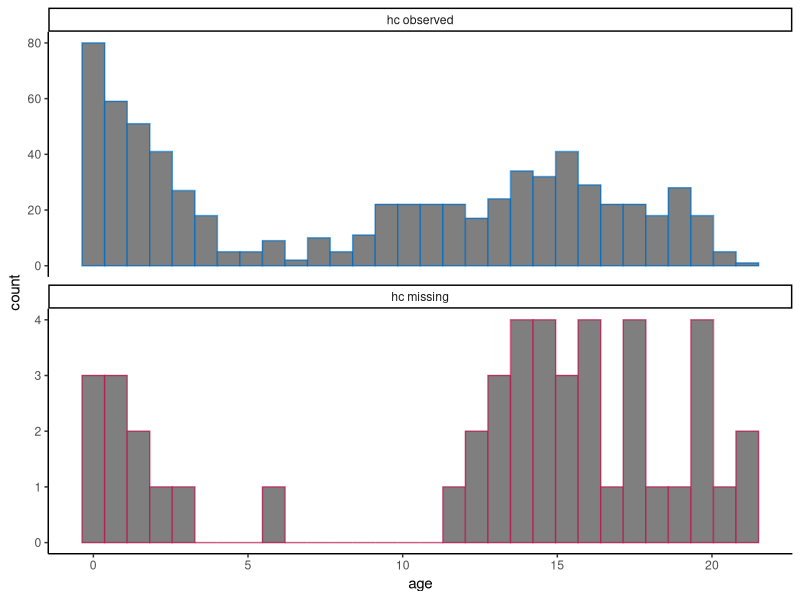
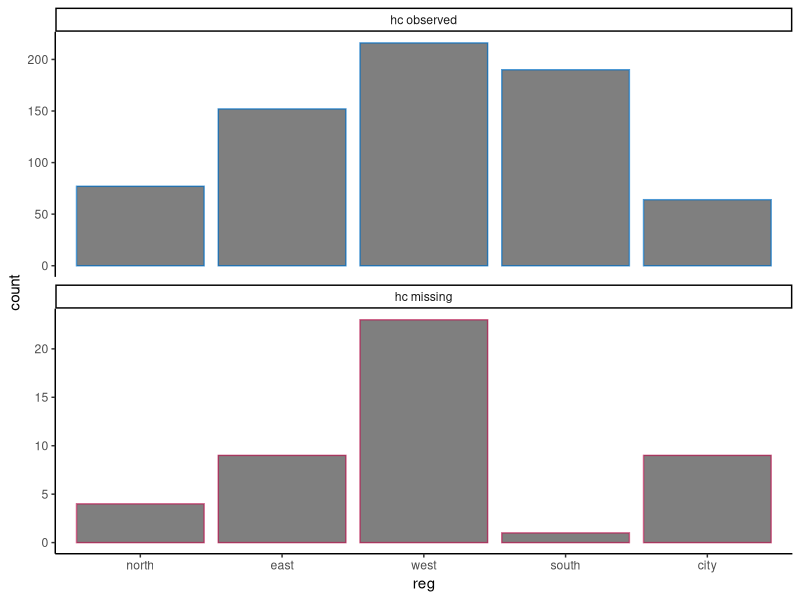
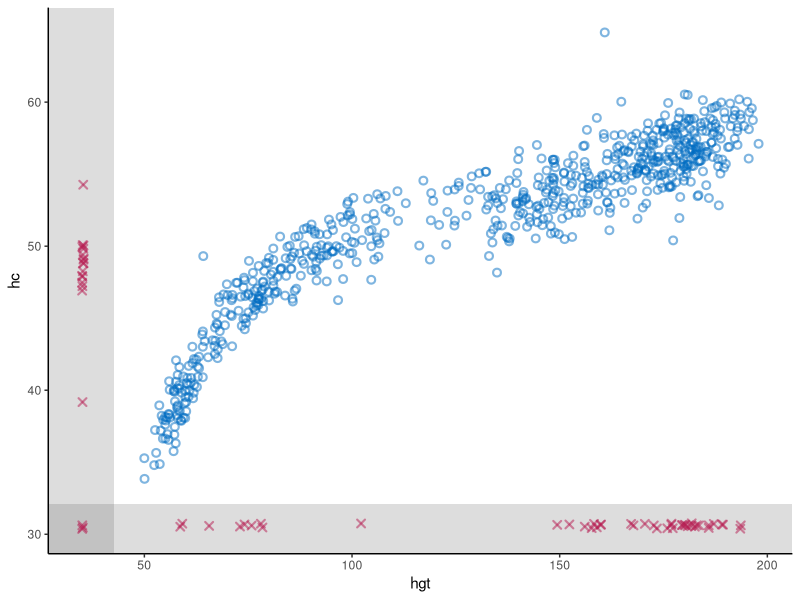
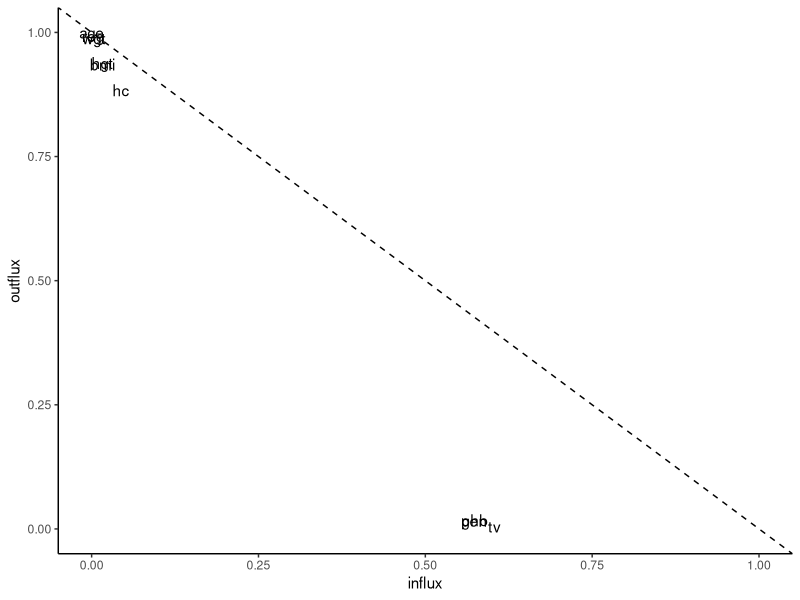

These charts were generated, in order, by the following R code: (Note: this script raises an error after producing the figures.)
## ---- chunk 1
knitr::opts_chunk$set(
  collapse = TRUE,
  comment = "#>"
)
## ---- chunk 2
# set-up environment
# library(shinymice)
library(tidyverse)
`%nin%` <- Negate(`%in%`)

# example dataset
dat <- mice::boys
# example mids object
imp <- mice::mice(dat, printFlag = FALSE)

# define mice theme
theme_mice <- function() {
  # move this outside of the function to unnecessary avoid re-running
  ggplot2::update_geom_defaults("point", list(
    shape = 21,
    size = 1.9,
    stroke = 1.1,
    alpha = 0.5
  ))
  ggplot2::update_geom_defaults("boxplot", list(
    size = 1
  ))
  ggplot2::update_geom_defaults("line", list(
    size = 1
  ))
  # the actual theme settings
  theme <- list(
    ggplot2::theme_classic(),
    ggplot2::theme(legend.position = "bottom"),
    ggplot2::scale_color_manual(
      values = c(
        "Observed" = mice:::mdc(1),
        "Missing" = mice:::mdc(2),
        "Imputed" = mice:::mdc(2)
      )
    ),
    ggplot2::scale_fill_manual(
      values = c(
        "Observed" = mice:::mdc(1),
        "Missing" = mice:::mdc(2),
        "Imputed" = mice:::mdc(2)
      )
    )
  )
  return(theme)
}
## ---- chunk 3
# histogram/density plot
# plot_conditional <- function(dat, x, z) {
#   if (is.numeric(dat[[x]])) {
#     geom <- ggplot2::geom_density(ggplot2::aes(x = .data[[x]], y = ..count.., color = conditional))
#   } else {
#     geom <-
#       ggplot2::geom_bar(
#         ggplot2::aes(x = .data[[x]], color = conditional),
#         position = ggplot2::position_dodge(),
#         fill = "white"
#       )
#   }
#   dat %>%
#     dplyr::mutate(conditional = factor(
#       is.na(.data[[z]]),
#       levels = c(TRUE, FALSE),
#       labels = c("Missing", "Observed")
#     )) %>%
#     ggplot2::remove_missing(., vars = x) %>%
#     ggplot2::ggplot() +
#     geom +
#     theme_mice() +
#     ggplot2::labs(color = paste(z)) +
#     theme(legend.position = "top")
# }

plot_conditional <- function(dat, x, z) {
  # define graphing elements to add to plot
  if (is.numeric(dat[[x]])) { # for continuous variables
    geom <-
      ggplot2::geom_histogram()
  } else { # for categorical variables
    geom <-
      ggplot2::geom_bar()
  }
  
  # preprocess the data
  dat[!is.na(dat[[x]]), ] %>%
    dplyr::mutate(conditional = factor(
      is.na(.data[[z]]),
      levels = c(FALSE, TRUE),
      labels = c("Observed", "Missing")
    )) %>%
    # plot
    ggplot2::ggplot(ggplot2::aes(
        x = .data[[x]],
        color = conditional,
        fill = "white"
      )) +
    geom +
    # split by conditional variable
    ggplot2::facet_wrap(
      ~ conditional,
      ncol = 1,
      scales = "free_y",
      labeller = ggplot2::labeller(conditional = c(
        paste(z, "observed"), paste(z, "missing")
      ) %>% setNames(c(
        "Observed", "Missing"
      )))
    ) +
    # style
    theme_mice() +
    theme(legend.position = "none")
}

plot_conditional(dat, x = "age", z = "hc")
plot_conditional(dat, x = "reg", z = "hc")
## ---- chunk 4
# scatterplot
plot_bivariate <- function(dat, x, y) {
  # define graphing elements to add to plot later
  # set NA value and scale for variable x
  if (is.numeric(dat[[x]])) {
    NA_x <-
      min(dat[[x]], na.rm = TRUE) - .1 * diff(range(dat[[x]], na.rm = TRUE))
    shade_x <-
      min(dat[[x]], na.rm = TRUE) - .05 * diff(range(dat[[x]], na.rm = TRUE))
    scale_x <- NULL
  } else {
    NA_x <- "NA"
    shade_x <- 1.5
    scale_x <-
      ggplot2::scale_x_discrete(limits = c("NA", levels(dat[[x]])))
  }
  
  # set NA value and scale for variable y
  if (is.numeric(dat[[y]])) {
    NA_y <-
      min(dat[[y]], na.rm = TRUE) - .1 * diff(range(dat[[y]], na.rm = TRUE))
    shade_y <-
      min(dat[[y]], na.rm = TRUE) - .05 * diff(range(dat[[y]], na.rm = TRUE))
    scale_y <- NULL
  } else {
    NA_y <- "NA"
    shade_y <- 1.5
    scale_y <-
      ggplot2::scale_y_discrete(limits = c("NA", levels(dat[[y]])))
  }
  
  # add geom for NAs in the x space
  if (any(is.na(dat[[x]]))) {
    geom_x <- ggplot2::geom_point(
      position = ggplot2::position_jitter(width = 0.2, height = 0.2),
      color = mice:::mdc(2),
      shape = 4,
      mapping = ggplot2::aes(x = NA_x, y = .data[[y]]),
      data = dat[is.na(dat[[x]]),]
    )
  } else {
    geom_x <- NULL
  }
  
  # add geom for NAs in the y space
  if (any(is.na(dat[[y]]))) {
    geom_y <- ggplot2::geom_point(
      position = ggplot2::position_jitter(width = 0.2, height = 0.2),
      color = mice:::mdc(2),
      shape = 4,
      mapping = ggplot2::aes(x = .data[[x]], y = NA_y),
      data = dat[is.na(dat[[y]]),]
    )
  } else{
    geom_y <- NULL
  }
  
  # add geom for NAs in the x-y space
  if (any(is.na(dat[[x]]) & is.na(dat[[y]]))) {
    geom_xy <- ggplot2::geom_point(
      position = ggplot2::position_jitter(width = 0.2, height = 0.2),
      color = mice:::mdc(2),
      shape = 4,
      mapping = ggplot2::aes(x = NA_x, y = NA_y),
      data = dat[is.na(dat[[x]]) & is.na(dat[[y]]),]
    )
  } else{
    geom_xy <- NULL
  }
  
  # plot
  p <- dat %>% ggplot2::ggplot() +
    # plot observed datapoints in x-y space
    ggplot2::geom_point(
      ggplot2::aes(x = .data[[x]], y = .data[[y]]),
      position = ggplot2::position_jitter(width = 0.2, height = 0.2),
      color = mice::mdc(1)
    ) +
    # add area for NAs in the x space
    ggplot2::annotate(
      "rect",
      xmin = -Inf,
      xmax = shade_x,
      ymin = -Inf,
      ymax = Inf,
      alpha = 0.2
    ) +
    # add area for NAs in the y space
    ggplot2::annotate(
      "rect",
      xmin = -Inf,
      xmax = Inf,
      ymin = -Inf,
      ymax = shade_y,
      alpha = 0.2
    ) +
    # add NAs 
    geom_x +
    geom_y +
    geom_xy +
    # style graph
    theme_mice() +
    scale_x +
    scale_y 
  
  # output
  return(p)
}

# test
p <- plot_bivariate(dat, x = "reg", y = "hc")
plot_bivariate(dat, x = "hgt", y = "hc") 
## ---- chunk 5
# md pattern

## ---- chunk 6
# plot in- and outflux of incomplete data
plot_flux <- function(dat){
  flx <- mice::flux(dat)
  p <- flx %>% ggplot2::ggplot() +
    ggplot2::geom_text(
      ggplot2::aes(x = influx, y = outflux, label = rownames(flx))
    ) +
    geom_abline(intercept = 1, slope = -1, linetype = "dashed") +
    lims(x = c(0,1), y = c(0,1)) +
    theme_classic()
  return(p)
}
plot_flux(dat)
## ---- chunk 7

# make chain means and variances tidy
preprocess_thetas <- function(imp) {
  d <- imp$chainMean %>%
    dplyr::na_if(., "NaN") %>%
    as.data.frame() %>%
    dplyr::mutate(var = row.names(.), theta = "Chain means") %>%
    rbind(
      .,
      imp$chainVar %>%
        sqrt() %>%
        as.data.frame(.) %>%
        dplyr::mutate(var = row.names(.), theta = "Chain standard deviations")
    ) %>%
    tidyr::pivot_longer(-c(var, theta)) %>%
    cbind(.it = as.integer(1:imp$iteration),
          .imp = as.factor(rep(1:imp$m, each = imp$iteration)))
  return(d)
}
# test
trace_dat <- preprocess_thetas(imp)

trace_one_variable <- function(d, x) {
  # plot one variable
  p <- d[d$var == x,] %>%
    ggplot2::ggplot() +
    ggplot2::geom_line(ggplot2::aes(x = .it, y = value, color = .imp)) +
    ggplot2::facet_wrap( ~ theta, scales = "free", ncol = 2) +
    ggplot2::theme_classic() +
    ggplot2::theme(
      strip.background = element_rect(colour = "white"),
      strip.text = element_text(face = "bold", size = 11)
    ) +
    ggplot2::labs(x = "Iteration",
                  y = paste0("Variable: '", x, "'"),
                  color = "Imputation")
  # show message to user when variable is completely observed
  if (all(is.na(p$data$value))) {
    p <-
      p + ggplot2::geom_text(ggplot2::aes(
        x = median(as.numeric(d$.imp)),
        y = 0,
        label = "No \n imputations \n to show"
      ),
      color = "grey")
  }
  return(p)
}
#test
trace_one_variable(trace_dat, x = "hgt")
trace_one_variable(trace_dat, x = "age")
## ---- chunk 8
# preprocess
prepare_plotting <- function(mids, x, y = NULL) {
  # preprocess incomplete data
  d <-
    mids$data %>%
    dplyr::mutate(.id = rownames(.)) %>%
    .[c(x, y, ".id")] %>%
    cbind(.imp = 0)
  
  # preprocess imputations
  imps <- mids$imp[[x]] %>%
    dplyr::mutate(.id = row.names(.)) %>%
    tidyr::pivot_longer(
      cols = 1:mids$m,
      names_to = ".imp",
      values_to = x,
      names_transform = list(.imp = as.numeric)
    ) 
  
  # combine incomplete and imputed data
    cd <- d %>%
      dplyr::bind_rows(., imps) %>%
      dplyr::mutate(imputed = ifelse(.imp > 0, 'Imputed', 'Observed'))
  
  # output
  return(cd)
}

# test 
x = "hc"
y = "reg"
plot_dat <- prepare_plotting(mids = imp, x = x, y = y)
# with second variable
plot_dat2 <- prepare_plotting(mids = imp, x = y, y = x)
a <- dplyr::full_join(plot_dat, plot_dat2)
## ---- chunk 9
# stripplot
m = 5
geom_stripplot <- function(x, m, ...) {
  p <- list(
    ggplot2::geom_jitter(
      ggplot2::aes(
        x = as.factor(.data$.imp),
        y = .data[[x]],
        color = .data$imputed
      ),
      height = 0,
      width = 0.25, 
      ...
    ),
    ggplot2::scale_x_discrete(limits = as.character(0:m)),
    ggplot2::labs(
      x = "Imputation (0 = observed data)",
      y = paste0("Variable: '", x, "'"),
      color = "",
      fill = "",
      size = ""
    )
  )
  return(p)
}

plot_dat %>%
  ggplot2::ggplot() +
  geom_stripplot(x, m)
## ---- chunk 10

plot_dat %>%
  ggplot2::ggplot() +
  geom_stripplot(x, m) +
  theme_mice()
## ---- chunk 11
geom_bwplot <- function(x, m){
  list(
    ggplot2::geom_boxplot(
      ggplot2::aes(
        x = as.factor(.data$.imp),
        y = .data[[x]],
        color = .data$imputed
      ),
      width = 0.5
    ),
    ggplot2::scale_x_discrete(limits = as.character(0:m)),
    ggplot2::labs(
      x = "Imputation (0 = observed data)",
      y = paste0("Variable: '", x, "'"),
      color = "",
      fill = "",
      size = ""
    ))
}

plot_dat %>% 
  ggplot2::ggplot() +
  geom_bwplot(x, m = imp$m) + 
  theme_mice()

# try to combine this with the stripplot??
plot_dat %>%
  ggplot2::ggplot() +
  geom_bwplot(x, m) + 
  geom_stripplot(x, m, alpha = 0.1) +
  theme_mice()

## ---- chunk 12
geom_densityplot <- function(x, m){
  list(ggplot2::geom_density(
    ggplot2::aes(
    x = .data[[x]],
    group = .data$.imp,
    color = .data$imputed,
    size = .data$imputed)),
    ggplot2::scale_size_manual(values = c(0.5, 1) %>% setNames(c("Imputed", "Observed")))
)}


plot_dat %>% na.omit() %>% 
  ggplot2::ggplot() +
  geom_densityplot(x, m = imp$m) + 
  theme_mice()


## ---- chunk 13
# At some point, try to do this for histograms too? See https://github.com/amices/shinyMice/blob/Enhancements/R/gg.barplot.R

# geom_densityplot <- function(x, m){
#   list(ggplot2::geom_density(
#     ggplot2::aes(
#     x = .data[[x]],
#     group = .data$.imp,
#     color = .data$imputed,
#     size = .data$imputed)),
#     ggplot2::scale_size_manual(values = c(0.5, 1) %>% setNames(c("Imputed", "Observed")))
# )}
# 
# plot_dat %>% 
#   ggplot2::ggplot() +
#   geom_densityplot(x, m = imp$m) + 
#   theme_mice()
## ---- chunk 14
# better preprocessing function??
x = "hgt"
y = "hc"

# preprocess mids object
imps <- imp %>%
  mice::complete("long")

xy_obs <- dat %>%
  cbind(.imp = 0, .id = 1:nrow(.), .) %>%
  .[!is.na(dat[[x]]) &
      !is.na(dat[[y]]),]
xy_imps <- imps[imps$.id %nin% xy_obs$.id, ] 

xy_obs %>%
  ggplot2::ggplot(ggplot2::aes(x = .data[[x]], y = .data[[y]], group = .id)) +
  ggplot2::geom_point(color = mice:::mdc(1)) +
  ggplot2::geom_point(data = xy_imps, color = mice:::mdc(2))  +
  ggplot2::theme_classic()

# geom_xyplot <- function(x, y, m) {
#   list(ggplot2::geom_point(
#     ggplot2::aes(
#     x = .data[[x]],
#     y = .data[[y]],
#     color = .data$imputed
#     )))}
# 
# plot_dat %>% na.omit() %>% 
#   ggplot2::ggplot() +
#   geom_densityplot(x, m = imp$m) + 
#   theme_mice()
